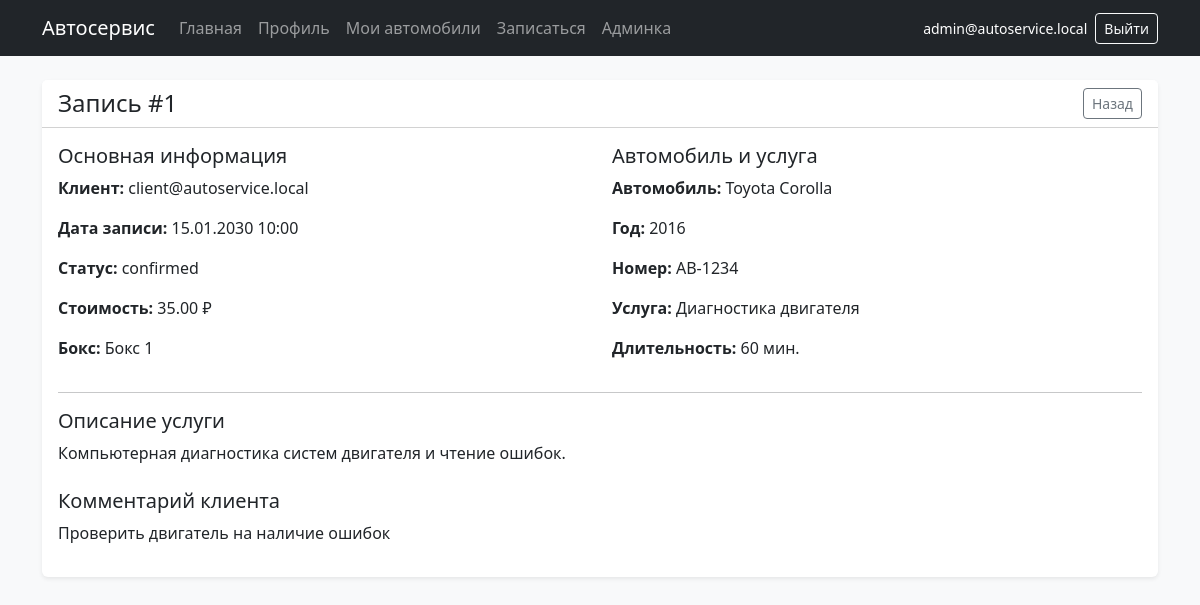
Screenshot of /appointment_details.php?id=1 (signed in) with the database file from the repository.
### tables this page shows
CREATE TABLE `appointments` (
  `id` INT NOT NULL AUTO_INCREMENT,
  `user_id` INT NOT NULL,
  `car_id` INT NOT NULL,
  `service_id` INT NOT NULL,
  `box_id` INT NOT NULL,
  `appointment_datetime` DATETIME NOT NULL,
  `total_price` DECIMAL(10,2) NOT NULL DEFAULT 0.00,
  `status` ENUM('new', 'confirmed', 'in_progress', 'done', 'canceled') NOT NULL DEFAULT 'new',
  `notes` TEXT DEFAULT NULL,
  `created_at` DATETIME NOT NULL DEFAULT CURRENT_TIMESTAMP,
  PRIMARY KEY (`id`),
  KEY `appointments_user_idx` (`user_id`),
  KEY `appointments_car_idx` (`car_id`),
  KEY `appointments_service_idx` (`service_id`),
  KEY `appointments_box_idx` (`box_id`),
  KEY `appointments_date_idx` (`appointment_datetime`),
  CONSTRAINT `appointments_user_fk` FOREIGN KEY (`user_id`) REFERENCES `users`(`id`) ON DELETE CASCADE ON UPDATE CASCADE,
  CONSTRAINT `appointments_car_fk` FOREIGN KEY (`car_id`) REFERENCES `cars`(`id`) ON DELETE RESTRICT ON UPDATE CASCADE,
  CONSTRAINT `appointments_service_fk` FOREIGN KEY (`service_id`) REFERENCES `services`(`id`) ON DELETE RESTRICT ON UPDATE CASCADE,
  CONSTRAINT `appointments_box_fk` FOREIGN KEY (`box_id`) REFERENCES `service_boxes`(`id`) ON DELETE RESTRICT ON UPDATE CASCADE
);

CREATE TABLE `users` (
  `id` INT NOT NULL AUTO_INCREMENT,
  `email` VARCHAR(255) NOT NULL,
  `password_hash` VARCHAR(255) NOT NULL,
  `username` VARCHAR(100) DEFAULT NULL,
  `phone` VARCHAR(20) DEFAULT NULL,
  `role` ENUM('admin', 'client') NOT NULL DEFAULT 'client',
  `created_at` DATETIME NOT NULL DEFAULT CURRENT_TIMESTAMP,
  PRIMARY KEY (`id`),
  UNIQUE KEY `email_unique` (`email`)
);

CREATE TABLE `service_boxes` (
  `id` INT NOT NULL AUTO_INCREMENT,
  `name` VARCHAR(100) NOT NULL,
  `is_active` TINYINT(1) NOT NULL DEFAULT 1,
  PRIMARY KEY (`id`),
  UNIQUE KEY `box_name_unique` (`name`)
);

CREATE TABLE `cars` (
  `id` INT NOT NULL AUTO_INCREMENT,
  `user_id` INT NOT NULL,
  `brand` VARCHAR(100) NOT NULL,
  `model` VARCHAR(100) NOT NULL,
  `year` INT NOT NULL,
  `plate_number` VARCHAR(30) NOT NULL,
  `created_at` DATETIME NOT NULL DEFAULT CURRENT_TIMESTAMP,
  PRIMARY KEY (`id`),
  UNIQUE KEY `plate_number_unique` (`plate_number`),
  KEY `cars_user_idx` (`user_id`),
  CONSTRAINT `cars_user_fk` FOREIGN KEY (`user_id`) REFERENCES `users`(`id`) ON DELETE CASCADE ON UPDATE CASCADE
);

CREATE TABLE `services` (
  `id` INT NOT NULL AUTO_INCREMENT,
  `title` VARCHAR(255) NOT NULL,
  `description` TEXT DEFAULT NULL,
  `base_price` DECIMAL(10,2) NOT NULL DEFAULT 0.00,
  `duration_minutes` INT NOT NULL,
  `image_url` VARCHAR(255) DEFAULT NULL,
  `is_active` TINYINT(1) NOT NULL DEFAULT 1,
  `created_at` DATETIME NOT NULL DEFAULT CURRENT_TIMESTAMP,
  PRIMARY KEY (`id`)
);

### auth.php (called while the page is built, shortened)
<?php
if (!function_exists('h')) {
    function h($value)
    {
        return htmlspecialchars((string) $value, ENT_QUOTES, 'UTF-8');
    }
}
if (!function_exists('is_admin')) {
    function is_admin()
    {
        return isset($_SESSION['user_role']) && $_SESSION['user_role'] === 'admin';
    }
}

### appointment_details.php (the view, shortened to what this page needs)
<?php
require_once __DIR__ . '/auth.php';
require_once __DIR__ . '/db.php';
$appointmentId = isset($_GET['id']) ? (int) $_GET['id'] : 0;
if (is_admin()) {
    $sql = "
        SELECT a.*, u.email, c.brand, c.model, c.year, c.plate_number, s.title AS service_title,
               s.description AS service_description, s.duration_minutes, b.name AS box_name
        FROM appointments a
        JOIN users u ON u.id = a.user_id
        JOIN cars c ON c.id = a.car_id
        JOIN services s ON s.id = a.service_id
        JOIN service_boxes b ON b.id = a.box_id
        WHERE a.id = ?
        LIMIT 1
    ";
    $stmt = $pdo->prepare($sql);
    $stmt->execute([$appointmentId]);
}
$appointment = $stmt->fetch();
?>
<!DOCTYPE html>
<html lang="ru">
<head>
    <link href="https://cdn.jsdelivr.net/npm/bootstrap@5.3.3/dist/css/bootstrap.min.css" rel="stylesheet">
</head>
<body class="bg-light">
<?php require __DIR__ . '/nav.php'; ?>
<div class="container pb-5">
    <div class="card shadow-sm border-0">
        <div class="card-header bg-white d-flex justify-content-between align-items-center">
            <h1 class="h4 mb-0">Запись #<?= (int) $appointment['id'] ?></h1>
            <a href="<?= is_admin() ? 'admin_appointments.php' : 'profile.php' ?>" class="btn btn-outline-secondary btn-sm">Назад</a>
        </div>
        <div class="card-body">
            <div class="row g-4">
                <div class="col-md-6">
                    <h2 class="h5">Основная информация</h2>
                    <p><strong>Клиент:</strong> <?= h($appointment['email']) ?></p>
                    <p><strong>Дата записи:</strong> <?= h(date('d.m.Y H:i', strtotime($appointment['appointment_datetime']))) ?></p>
                    <p><strong>Статус:</strong> <?= h($appointment['status']) ?></p>
                    <p><strong>Стоимость:</strong> <?= number_format((float) $appointment['total_price'], 2, '.', ' ') ?> ₽</p>
                    <p><strong>Бокс:</strong> <?= h($appointment['box_name']) ?></p>
                </div>
                <div class="col-md-6">
                    <h2 class="h5">Автомобиль и услуга</h2>
                    <p><strong>Автомобиль:</strong> <?= h($appointment['brand'] . ' ' . $appointment['model']) ?></p>
                    <p><strong>Год:</strong> <?= (int) $appointment['year'] ?></p>
                    <p><strong>Номер:</strong> <?= h($appointment['plate_number']) ?></p>
                    <p><strong>Услуга:</strong> <?= h($appointment['service_title']) ?></p>
                    <p><strong>Длительность:</strong> <?= (int) $appointment['duration_minutes'] ?> мин.</p>
                </div>
            </div>
            <hr>
            <h2 class="h5">Описание услуги</h2>
            <p><?= nl2br(h($appointment['service_description'])) ?></p>
            <h2 class="h5 mt-4">Комментарий клиента</h2>
            <p><?= $appointment['notes'] ? nl2br(h($appointment['notes'])) : 'Комментарий не указан.' ?></p>
        </div>
    </div>
</div>
</body>
</html>

### rows the page displays
appointments: id "1", user.email "client@autoservice.local", appointment_datetime "15.01.2030 10:00", status "confirmed", total_price "35.00", box.name "Бокс 1", car.model "Toyota Corolla", car.year "2016", car.plate_number "AB-1234", service.title "Диагностика двигателя", service.duration_minutes "60", service.description "Компьютерная диагностика систем двигателя и чтение ошибок.", notes "Проверить двигатель на наличие ошибок"

### other values shown
$_SESSION['user_email'] "admin@autoservice.local"
